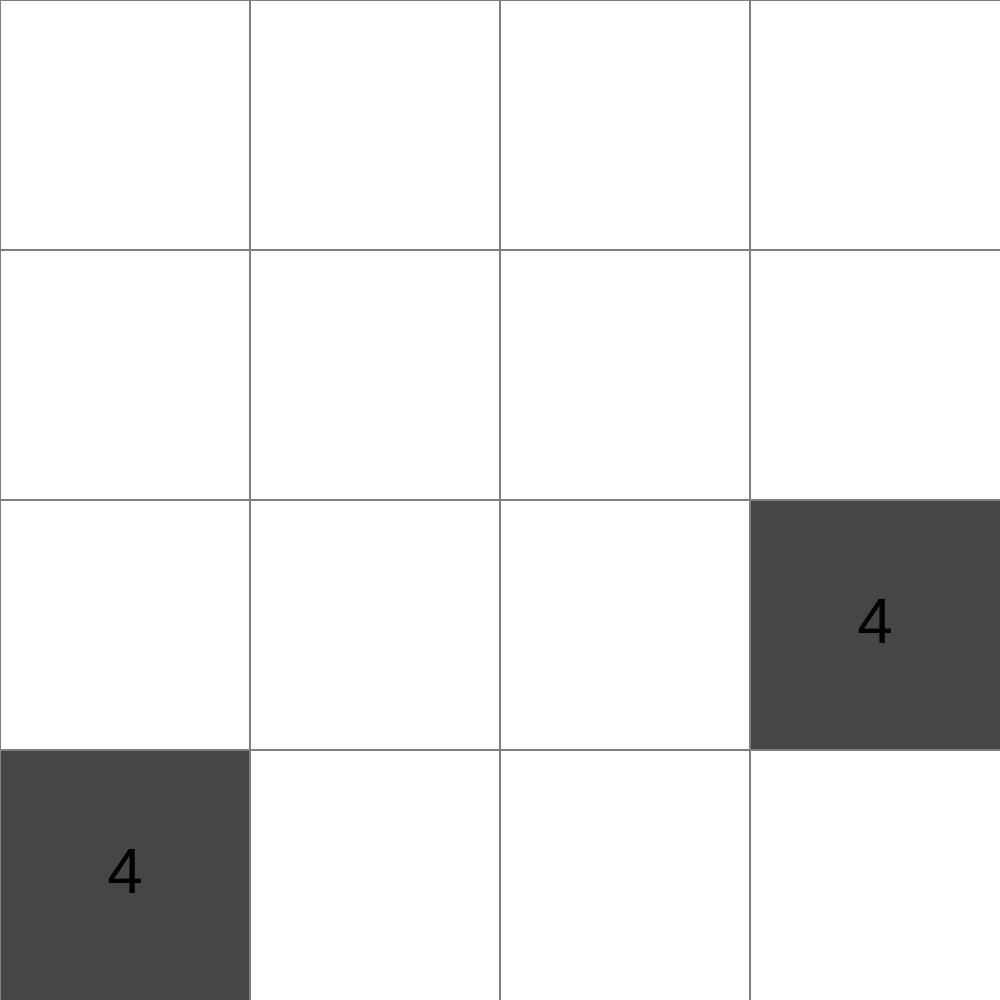
Frame 1 (no input)
Frame 60 (no input): identical to frame 1, image omitted
Frame 120 (the mouse pressed at the canvas centre since frame 60): identical to frame 1, image omitted

The p5.js sketch that drew this single still picture (run headless with seeded random() and noise() and a simulated clock; from frame 60 on, the mouse is pressed at the canvas centre):

// p5.js sketch
// ── sketch.js
var w;
var p;
var col = 4;
var grid=[];
function setup() {
	createCanvas(1000,1000);
	w=width/col;
	background(255);
	textSize(64);
	p = createP("Max Score");
	p.style("font-size", "32pt");
	for(var i=0;i<col;i++){
		var a=[];
			for(var j=0;j<col;j++){
			a.push(0);
			}
		grid.push(a);
	}
	generate();
	generate();
	drawgrid();
}

function drawgrid(){
	for(var i=0;i<col;i++){
		for(var j=0;j<col;j++){
			fill(map(grid[j][i],0,maxinGrid(),255,70));
			strokeWeight(2);
			stroke(127);
			rect(i*w,j*w,(i+1)*w,(j+1)*w);
			if(grid[j][i]!=0){
				textAlign(CENTER, CENTER);
				noStroke();
				fill(0);
				text(grid[j][i], i * w + w / 2, j * w + w / 2);
			}
		}
	}
}
function draw() {
}
function getScore(){
	var a=0;
	for(var i=0;i<col;i++){
		for(var j=0;j<col;j++){
			a+=grid[i][j];
		}
	}
	return a;
}
function maxinGrid(){
	var a=[0];
	for(var i=0;i<col;i++){
		a.push(max(grid[i]));
	}
	return max(a);
}
function combine(i,j,a,b){
	if(grid[i][j]==grid[i+b][j+a]){
		grid[i][j]=0;
		grid[i+b][j+a]*=2;
	}else if(grid[i+b][j+a]==0){
		grid[i+b][j+a]=grid[i][j];
		grid[i][j]=0;
	}
}

function generate(){
	var a=[];
	for(var i=0;i<col;i++){
		for(var j=0;j<col;j++){
			if(grid[i][j]==0)a.push([i,j]);
		}
	}
	if(a.length==0){
		console.log("Lost with "+getScore()+" pts !");
		remove();
	}else{
		var r=floor(random(a.length));
		grid[a[r][0]][a[r][1]]=random(1)>0.5 ? 2 : 4;
	}
}
function keyPressed(){
	let play = true;
	if (keyCode === RIGHT_ARROW) {
		for(var x=0;x<col;x++){
			for(var y=col-2;y>=0;y--){
				combine(x,y,1,0);
			}
		}
	} else if (keyCode === LEFT_ARROW) {
		for(var x=0;x<col;x++){
			for(var y=1;y<col;y++){
				combine(x,y,-1,0);
			}
		}
	} else if (keyCode === UP_ARROW) {
		for(var x=1;x<col;x++){
			for(var y=0;y<col;y++){
				combine(x,y,0,-1);
			}
		}
	} else if (keyCode === DOWN_ARROW) {
		for(var x=col-2;x>=0;x--){
			for(var y=0;y<col;y++){
			combine(x,y,0,1);
			}
		}
	}else{
		played=false;
	}
	if(played){
		generate();
		p.html(getScore());
		drawgrid();
	}
}
